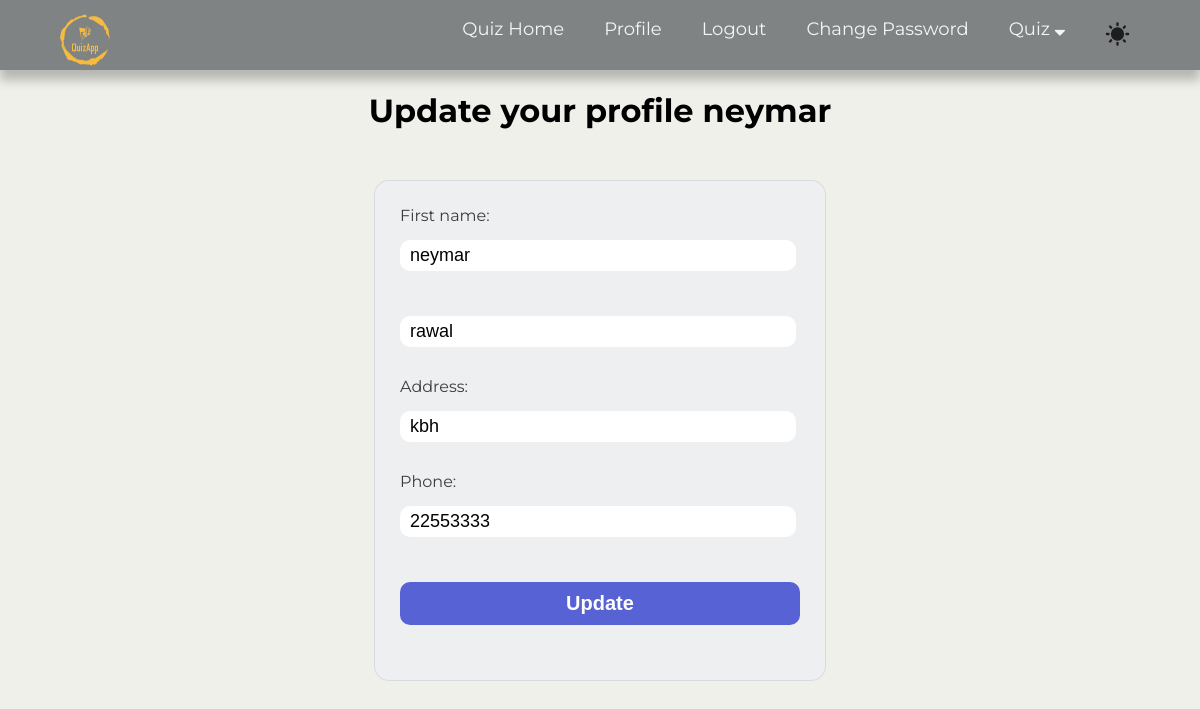
Page /update_profile/3/ (signed in) on the earlier database version.
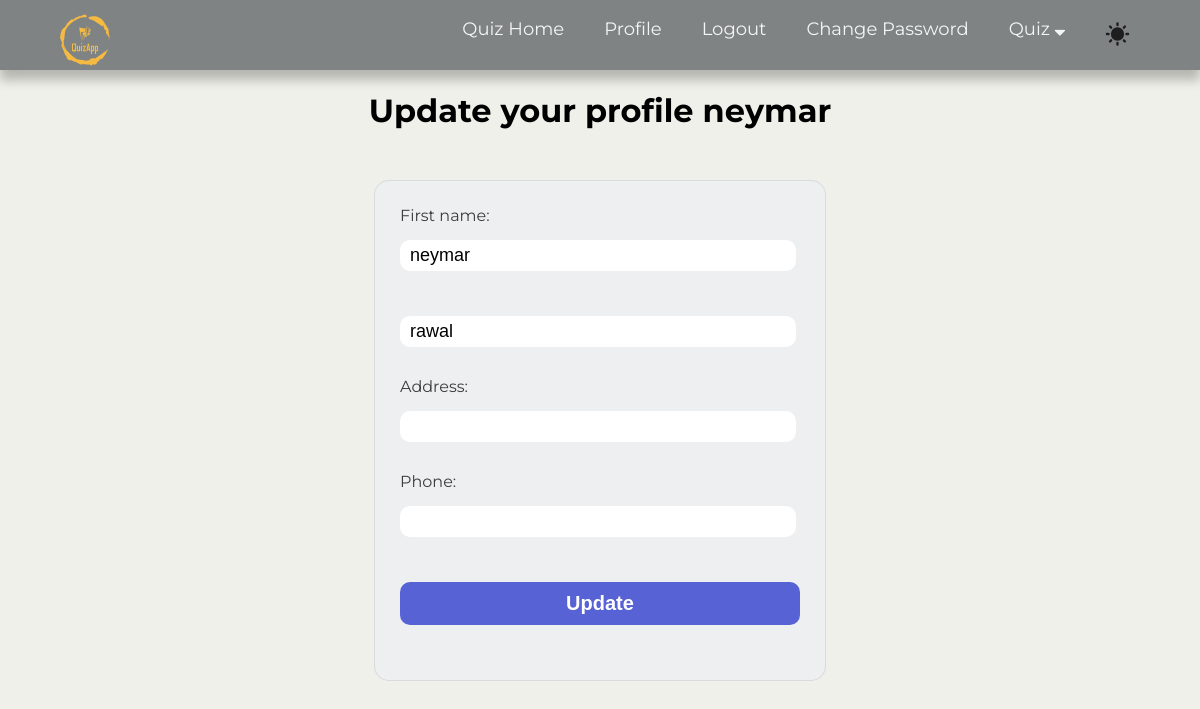
Same page on the later database version.
### user_registration/models.py (models this page shows, shortened)
class UserInfo(models.Model):
    user = models.OneToOneField(User, on_delete=models.CASCADE)
    address = models.CharField(max_length=100, blank=True)
    phone = models.CharField(max_length=15, blank=True)
    profile_image = models.ImageField(upload_to='profile_image', blank=True, default='image/default-image.jpeg')

### user_registration/views.py (the view, shortened to what this page needs)
# urls.py: path("update_profile/<int:id>/", views.update_profile, name='update_profile')
@login_required
def update_profile(request, id):
    user = get_object_or_404(User, id=id)
    user_info = get_object_or_404(UserInfo, user=user)
    user_form = UserUpdateForm(instance=user)
    info_form = UserInfoForm(instance=user_info)
    return render(
        request,
        "user_registration/update_profile.html",
        {"user_form": user_form, "info_form": info_form},
    )

### user_registration/views.py
class UserUpdateForm(forms.ModelForm):
    class Meta:
        model = User
        fields = ('first_name', 'last_name')

class UserInfoForm(forms.ModelForm):
    profile_image = forms.ImageField(required=False)
    class Meta:
        model = UserInfo
        fields = ('address', 'phone')

### user_registration/templates/user_registration/update_profile.html (shortened to what this page needs)
{% extends 'user_registration/base.html' %}
{% load static %}
    {% block body %}
    <h1 class="title">Update your profile {{ user.first_name }}</h1>
    <form action="" method='POST'>
        {{ user_form.first_name.label_tag }}
        {{ user_form.first_name }}
        {{ user_form.last_name }}
        {{ info_form.address.label_tag }}
        {{ info_form.address }}
        {{ info_form.phone.label_tag }}
        {{ info_form.phone }}
        <input type="submit" value='Update'>
    </form>
    {% endblock %}

Differences in the rows shown:
changed UserInfo: address "kbh" → (not shown); phone "22553333" → (not shown)
